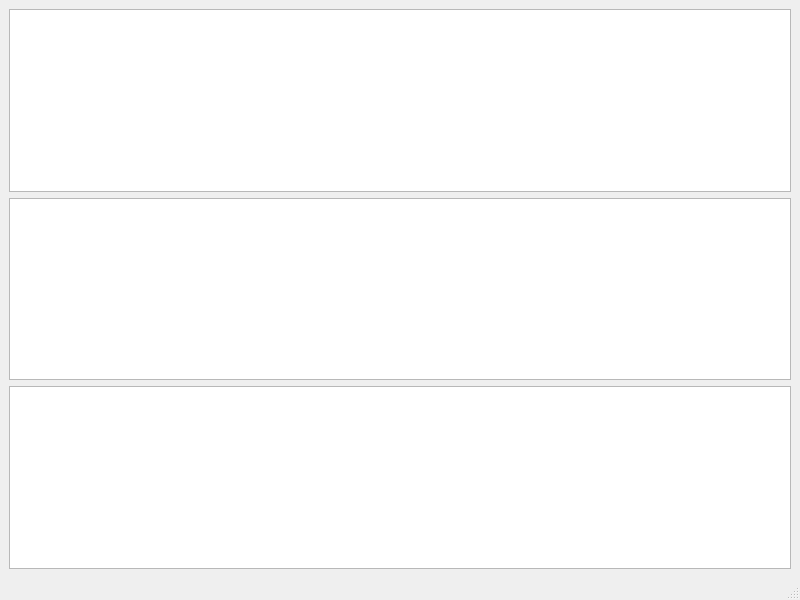
<?xml version="1.0" encoding="UTF-8"?>
<ui version="4.0">
 <class>MainWindow</class>
 <widget class="QMainWindow" name="MainWindow">
  <property name="geometry">
   <rect>
    <x>0</x>
    <y>0</y>
    <width>800</width>
    <height>600</height>
   </rect>
  </property>
  <property name="windowTitle">
   <string>MainWindow</string>
  </property>
  <widget class="QWidget" name="centralwidget">
   <layout class="QVBoxLayout" name="verticalLayout">
    <item>
     <widget class="QListView" name="listView"/>
    </item>
    <item>
     <widget class="QTableView" name="tableView"/>
    </item>
    <item>
     <widget class="QTreeView" name="treeView"/>
    </item>
   </layout>
  </widget>
  <widget class="QMenuBar" name="menubar">
   <property name="geometry">
    <rect>
     <x>0</x>
     <y>0</y>
     <width>800</width>
     <height>22</height>
    </rect>
   </property>
  </widget>
  <widget class="QStatusBar" name="statusbar"/>
 </widget>
 <resources/>
 <connections/>
</ui>
